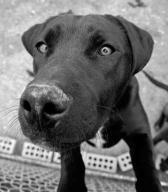
#> input picture Python/Projects/rSVD/dog.jpg, 168 x 192 px
$ jupyter execute --allow-errors 'SVD cna MSG.ipynb'
#> lines starting #> are read from the running program, lines starting #| are printed output that depends on the picture
[cell 1]
import matplotlib.pyplot as plt
from matplotlib.image import imread
import numpy as np
import os
import scipy.io
from skimage import color
from skimage import io
from PIL import Image as im

[cell 2]
plt.rcParams['figure.figsize'] = [8, 8]
plt.rcParams.update({'font.size': 18})

#> (the rest of this cell did not finish here and is left out)

#> (a cell that did not finish here is left out)

#> (a cell that did not finish here is left out)

#> (a cell that did not finish here is left out)

#> (a cell that did not finish here is left out)

[cell 7]
## Now show eigenface reconstruction of image that was omitted from test set

img0 = io.imread('dog.jpg')
#> img0 is the input picture: shape (192, 168, 3); min 0, max 250, mean 110.8
img1 = color.rgb2gray(img0).astype(float)
img2 = img1.T
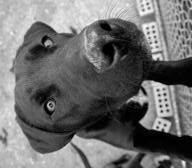
#> img2: shape (168, 192) float64; min 0, max 0.98, mean 0.435
img3 = img2.flatten()
testFace = img3

#> (the rest of this cell did not finish here and is left out)
